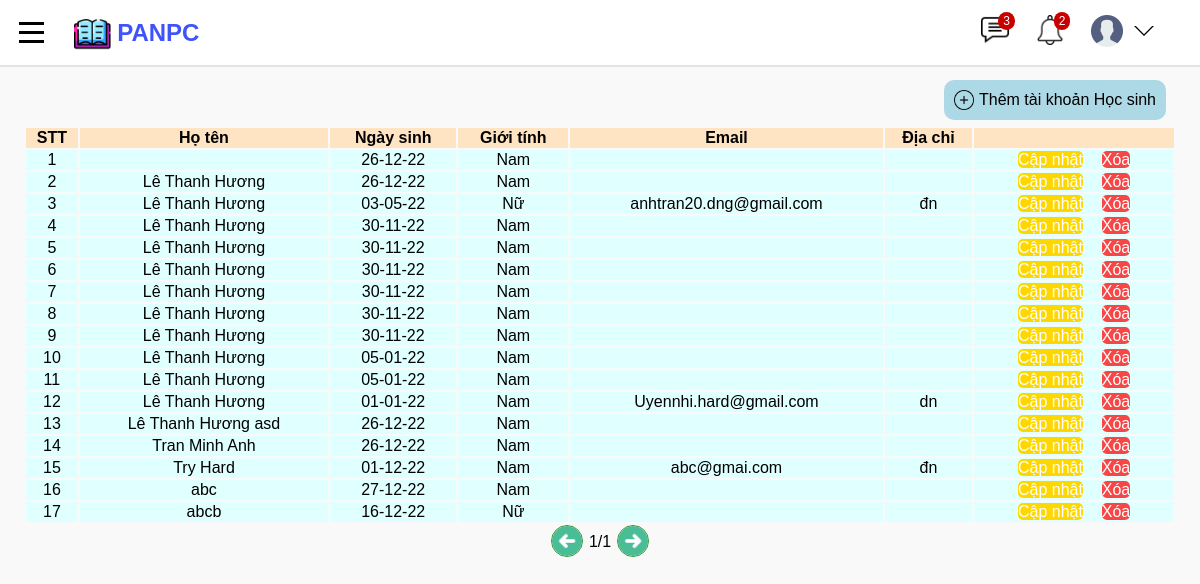
Before: /danhsachtaikhoanHS/ with the older database file.
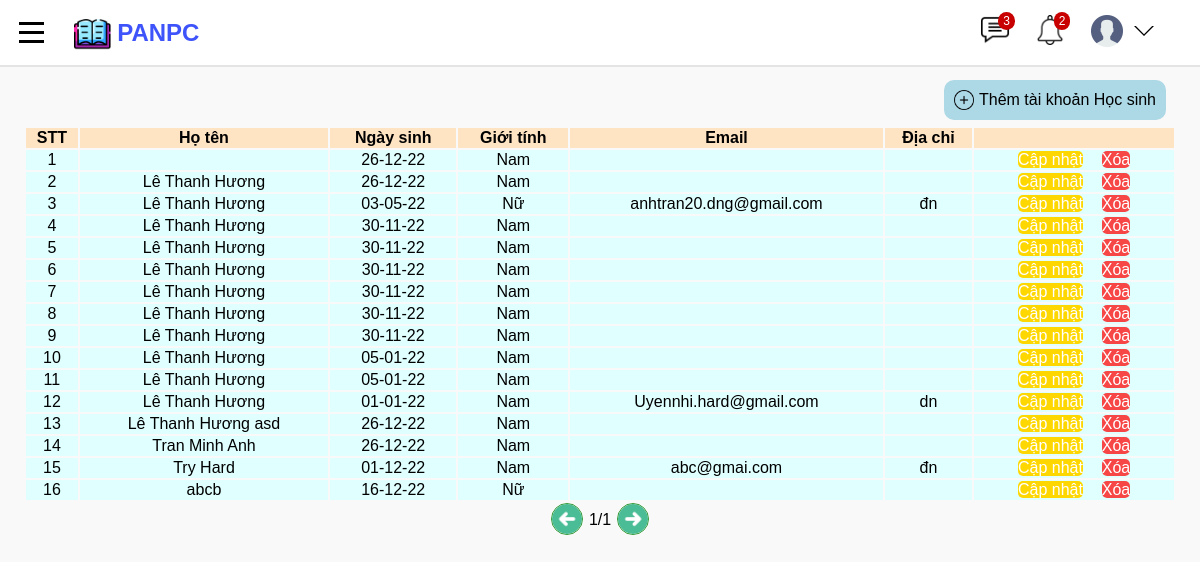
After: the same page with the newer database file.
### studentManager/models.py (models this page shows, shortened)
class Student(models.Model):
    user = models.OneToOneField(CustomUser, on_delete=models.CASCADE)
    classOfSchool = models.ManyToManyField(SchoolClass, blank=True)

class CustomUser(AbstractUser):
    USER_TYPE = (('1', "Admin"), ('2', "Teacher"), ('3', "Student"))
    SEX_CATELOGY = [("1", "Nam"), ("0", "Nữ")]
    now = date.today
    username = models.CharField(max_length=200, unique=True)
    role = models.CharField(default='1', choices=USER_TYPE, max_length=1)
    is_active = models.BooleanField(default=True)
    is_staff = models.BooleanField(default=False)
    is_superuser = models.BooleanField(default=False)
    name = models.CharField(default='', max_length=200)
    dateOfBirth = models.DateField(default=now)
    sex = models.CharField(default='1', choices=SEX_CATELOGY,max_length=1)
    phone = models.CharField(default='', max_length=20, blank=True)
    email = models.EmailField(default='', blank=True)
    address = models.TextField(default='', blank=True)
    USERNAME_FIELD = "username"
    REQUIRED_FIELDS = []
    objects = CustomUserManager()

### studentManager/views.py (the view)
# urls.py: path("danhsachtaikhoanHS/", views.dsTaiKhoanHS, name='dsTaiKhoanHS'),
def dsTaiKhoanHS(request):
    accountsStudent = Student.objects.all().order_by('user__name')
    formatDate = [a.user.dateOfBirth.strftime(
        "%d-%m-%y") for a in accountsStudent]
    accounts = zip(accountsStudent, formatDate)
    context = {
        'accounts': accounts,
    }
    return render(request, 'studentManager/dsTaikhoanHS.html', context=context)

### studentManager/templates/studentManager/dsTaikhoanHS.html (shortened to what this page needs)
{% extends 'studentManager/base.html' %}
{% load static %}
{% block content %}
    <main class="list-container">
        <header class="tacvu">
            <a class="add" href="{% url 'themHS' %}">
                <img src="{% static 'images/add.png' %}" height="20px">
                <p>Thêm tài khoản Học sinh</p>
            </a>
        </header>
        <table class="table">
            <tr>
                <th>STT</th>
                <th>Họ tên</th>
                <th>Ngày sinh</th>
                <th>Giới tính</th>
                <th>Email</th>
                <th>Địa chỉ</th>
                <th></th>
            </tr>
            {% for account, date in accounts %}
            <tr class="list">
                <td>{{ forloop.counter }}</td>
                <td>{{account.user.name}}</td>
                <td>{{date}}</td>
                {%if account.user.sex == '1'%}
                <td>Nam</td>
                {%else%}
                <td>Nữ</td>
                {%endif%}
                <td>{{account.user.email}}</td>
                <td>{{account.user.address}}</td>
                <td>
                    <a href="{% url 'capNhatTKHS' account.id %}" class="edit">Cập nhật</a>&nbsp
                    <a href="{% url 'xoaTKHS' account.id %}" onclick="return confirm('Xác nhận xóa tài khoản này ?')"
                        class="delete">Xóa</a>
                </td>
            </tr>
            {% endfor %}
        </table>
        <div class="pagenumber">
            <button class="previous" type="previous">
                <img src="{% static 'images/previous.png' %}">
            </button>
            <p>1/1</p>
            <button class="next" type="next">
                <img src="{% static 'images/next.png' %}">
            </button>
        </div>
    </main>
{% endblock %}

Changed rows visible on the page:
removed Student: user.name "abc", date "27-12-22", shows "Nam"
